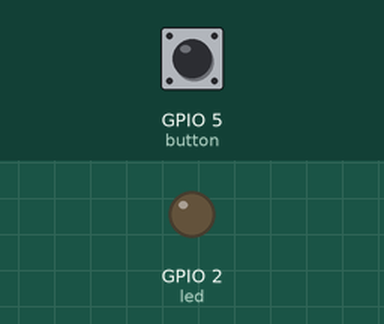
This sketch was run on a simulated ESP8266 (NodeMCU). On the bench: output pins drawn as LEDs (lit = HIGH). Inputs (shaded band) come from the test bench; at power-on: GPIO 5 (button) LOW. WiFi joins after 1.5 s; servers stay silent unless stated; uploads are accepted with an empty reply; what the sketch prints to the serial monitor is not drawn.

Above: at 1.6 s.
At 12.7 s:
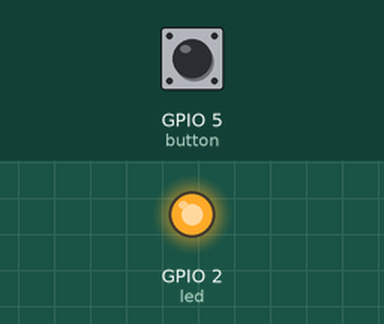
12.8 s: GPIO 5 (button) pulled HIGH for 0.15 s
Timing chart, 0 to 15.8 s (numbered marks = the images above; inputs shaded):
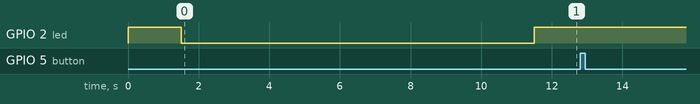

Measured:
- after the input at 12.8 s, every drawn part: stays the same

The sketch:

Cloud_v1.0.ino
```cpp
#include <ESP8266WiFi.h>
#include <ESP8266WiFiMulti.h>
#include <WiFiClientSecure.h>

ESP8266WiFiMulti wifiMulti;

const int led = 2;
const int button = 5;
const char* host = "script.google.com";
const int httpsPort = 443;

WiFiClientSecure client;
String script_id = "AKfycbwa4Dw_mqnf3iouEuGyizwLEIur2i9wLa3HhTeePLB_r1Vhbmxm";


void setup(void) {
  Serial.begin(115200);
  Serial.println('\n');

  pinMode(led, OUTPUT);
  pinMode(button, INPUT);
  digitalWrite(led, HIGH);
  digitalWrite(button, LOW);

  //Serial.println(digitalRead(2));

  int flag1=0;
  flag1=netConnect();

  if (flag1 == 1)
  {
    digitalWrite(led, LOW);
    delay(10000);
    digitalWrite(led, HIGH);
  } else
  {
    digitalWrite(led, HIGH);
  }
  //sendData(14, 1);
}
void loop()
{
  int reading = digitalRead(button);
  //Serial.print(reading);
  int a1=0;
  if (reading == HIGH)
  {
    connectivity_check();
    delay(100);
    sendData(113, reading,a1);
  }
  //delay(1000);

}

void sendData(int val1, int val2, int val3)
{
  int a1=val3;
  Serial.print("Connecting to ");
  Serial.println(host);
  if (!client.connect(host, httpsPort)) {                               //Connect to the IP address/URL and port specified in the constructor
    Serial.println("Connection Failed");
    a1=1;
  }
  int a = val1;
  int b = val2;
  String url = "/macros/s/" + script_id + "/exec?output1=" + a + "&output2=" + b;
  Serial.print("Requesting URL: ");
  Serial.println(url);

  client.print(String("GET ") + url + " HTTP/1.1\r\n" +
               "Host: " + host + "\r\n" +
               "User-Agent: BuildFailureDetectorESP8266\r\n" +
               "Connection: close\r\n\r\n");                            //Print data to the server that a client is connected to

  if(a1==0){
    Serial.println("Request Sent");
  } else {
     Serial.println("Request Failed");
  }
  while (client.connected()) {
  String line = client.readStringUntil('\n');                         //stream to string untill described character comes
    if (line == "\r") {
      Serial.println("Headers Received");
      break;
    }
  }
  String line = client.readStringUntil('\n');
  //Serial.println(line);
  if (line.startsWith("{\"state\":\"success\"")) {
    Serial.println("ESP8266/Arduino CI successfull!");
  } else {
    Serial.println("ESP8266/Arduino CI has failed");
  }

  Serial.println("Closing Connection");
}

int netConnect()
{
  wifiMulti.addAP("Karan", "karan1234");
  wifiMulti.addAP("Liberin-Technologies", "l!ber!ntech");
  wifiMulti.addAP("liberin", "1122334455");

  int flag = 0;
  Serial.println("Connecting...");
  while (wifiMulti.run() != WL_CONNECTED) {
    delay(250);
    Serial.print('.');
  }
  flag = 1;
  Serial.println('\n');
  Serial.print("Connected to ");
  Serial.println(WiFi.SSID());
  Serial.print("IP address:\t");
  Serial.println(WiFi.localIP());
  return flag;
}

void connectivity_check()
{
  if(wifiMulti.run() == WL_CONNECTED)
  {
    delay(20);
    Serial.print("Connected with Server\n");
    Serial.print("Ready to Upload\n");
  }

}
```
